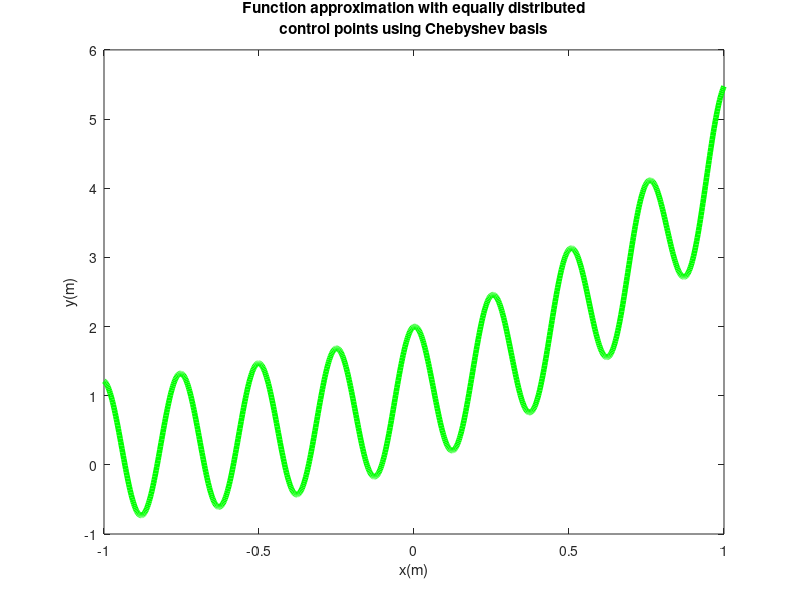

This figure's MATLAB source: (Note: this script raises an error after producing the figure.)
clc
clear all;
close all;
% function
f=@(x) cos(25*x) + exp(1.5*x);
%initial value of polynomial degree
p=20;
%vector for plotting the original function
x_print = linspace(-1,1,1000);
y_print = f(x_print);
%vector for evaluating the approxiamation
x_d = linspace(-1,1,1000000);
x_d = x_d';
y_d = f(x_d);
figure(2)
plot(x_print,y_print,'g','linewidth',4)
title({'Function approximation with equally distributed'...
    ;'control points using Chebyshev basis'})
xlabel('x(m)')
ylabel('y(m)')
hold on

%adjusting the polynomial degree
%initialise parameters
accuracy=5;
v=inf;
int_v = inf;
tic
while int_v> accuracy
    num_pts=p+1; %number of points 
x = linspace(-1,1,num_pts)';%select p+1 point
y = f(x);                  %associated function value
yp=zeros(size(x));
A = [];                  %Vandermonde matrix
for i=0:p
 A=[A cos(i*acos(x))]; 
end
X_hat=linsolve(A,y);
yp_d = zeros(size(x_d));
for i = 0:p
   yp_d = yp_d + X_hat(i+1)*cos(i*acos(x_d));
  end
v1=y_d-yp_d;
  int_v = integralresidual(x_d,v1);
  p=p+1;
end
toc
 figure(2)
plot(x,y,'k.','Markersize',15)
hold on
figure(2)
plot(x_d,yp_d,'r','linewidth',1)
legend('Function value','Selected points','Aproximation')